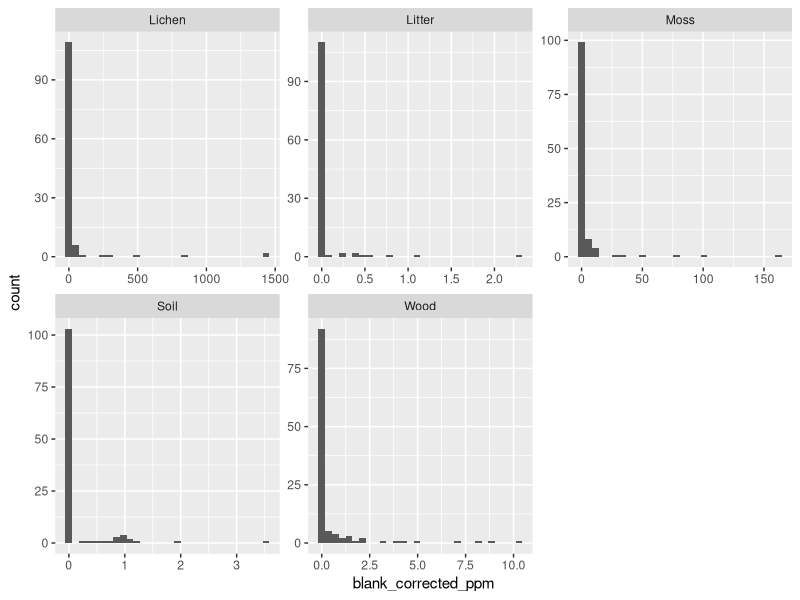
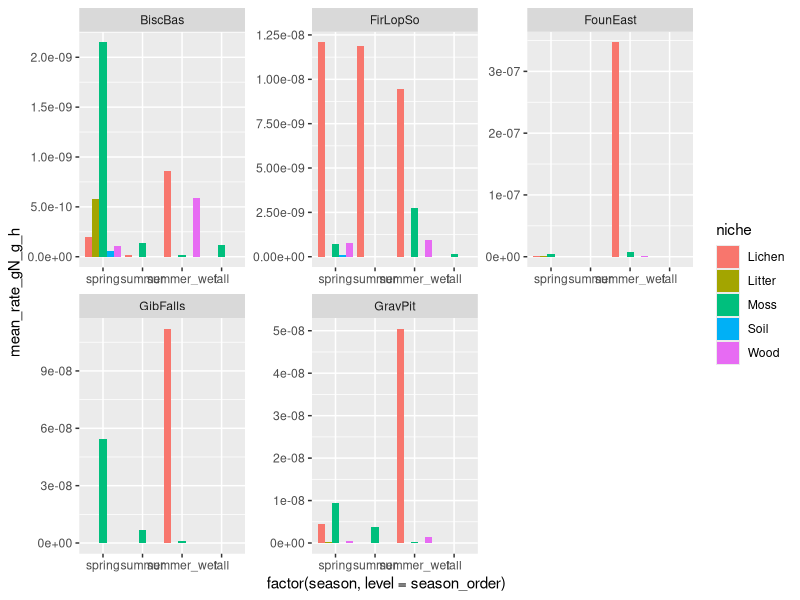

Write the R code that produced these figures, in order.
## load tidyverse
library(tidyverse)
library(readxl)
library(ggpubr)

## This script outlines the calculations from Heumann et al. 2024 (Ecology) 
## Titled "Rates and controls of nitrogen fixation in post-fire lodgepole pine forests

## This script uses ppm and dry mass data included in the data repository with this script, while 
## using the geometric means, minimums and maximums of 15N2 calibrated conversion ratios reported
## in Soper et al. 2021("Is 3 the magic ratio"). 

## Workflow outline: 
# 1. Import 'revised_fluxes_5_24_24' from Data folder
# 2. Create a list of the conversion ratios listed in Soper et al. 2021 
# 3. Using that list, write a function that applies the correct 3 conversion ratios to the
#     correct niche (i.e. geomean, min, max for moss for example) 
# 4. Scale up each mean, min, and max rate using spatial mass per area data included in Data folder. 

#   ####################################Scaling up to fluxes#####################################################
## Scale up sample N rates to plot level and per hectare level fluxes using percent cover,
## CWD and litter density data from the plots. 

## 1. Calculate mean n fix rates and standard deviations for each niche in each plot during each season. 
# Create new data frame for this table. "seasonal_plot_fluxes"
## 2. merge plot level percent cover and CWD data with that "seasonal_plot_fluxes" data frame. 
## 3.  
##  A. Moss/lichen % cover: calculate the moss % cover for each plot by 
##      the area of the plot (2500 m2 = 25,000,000 cm2).

##      This gives you the area of moss per plot. 
##      - Now multiply that area by the plot average rate (N per gram per hour) and this will 
##        give the plot level hourly flux of N. 
##      - Now calculate the amount of hours in the 2 months of that season:
##      Spring: May and June,  Summer: July and August,  Fall: September and October
##      - Multiply the hourly plot flux for moss and lichen by the amount of hours in that season and that is the seasonal
##      plot level flux of N from those niches

##  B. CWD: Convert the CWD rates per plot to grams of wood. ***Note only using decay class 4-5
##      - Multiply the per gram average rate of fixation in wood for each plot by that CWD biomass amount in grams
##      - Multiply that hourly plot-level rate by the number of hours in that season and this equals your seasonal
##      plot-level flux of N from CWD fixation. 

##. C: Litter: Convert the average litter mass per plot to grams and follow same steps as above using litter mass instead of CWD

##. D: Soil: calculate the mass of soil in each plot by multiply cm2 area (25000000) by 10cm depth = 250000000 cm3
##      - multiply the volume (250000000) by bulk density average of soil samples from each plot 
##      (dry mass/9.818cm3  (2cm sampling depth by area of tube))
##      - this results in the mass of soil per plot which is then multiplied by the plot average N fix rate to produce
##      the seasonal plot-level flux. 

# 1. Import 'revised_fluxes_5_24_24' from seasonal_cryptic_fixation_2/0_Data folder then 
##   filter out pilot lupine, endophyte and rhizosphere samples from rates dataframe
rates <- read_csv("Data/revised_2022_season_fluxes_05_24.csv") %>%
  filter(niche %in% c("Lichen", "Wood", "Moss", "Litter", "Soil"))
unique(rates$niche)

# 2. create table of conversion ratios using Soper et al. 2021 table 1 data.
niches <- c("Lichen", "Wood",  "Moss", "Litter", "Soil")
moss_ratio <- c(niche = "Moss", geo_mean = 3, min = 0.01, max = 5.4)
lichen_ratio <- c(niche = "Lichen", geo_mean = 4.5, min = 1.6, max = 10.8)
wood_ratio <- c(niche = "Wood", geo_mean = 4.1, min = 1.1, max = 10.2)
litter_ratio <- c(niche = "Litter", geo_mean = 3.5, min = 0.8, max = 13.3)
soil_ratio <- c(niche = "Soil",geo_mean = 3.1, min = 0.5, max = 22)

Rratio <- as.data.frame(rbind(moss_ratio, lichen_ratio, litter_ratio, soil_ratio, wood_ratio))

# 3. Using the above list, write a function that applies the correct 3 conversion ratios to the
#     correct niche (i.e. geomean, min, max for moss for example) 
# grams N2 fixed per hour = (ppm/1000000) * 0.05L <- volume of headspace in tubes * 0.99 atm 
#                 -------------------------------------------------------------------
#                       0.0825 * incubation temp in K * R ratio * N2 molar mass
#                 ------------------------------------------------------------------
#                       mass or area of sample / incubation time (hours) 
#

## need to list of average incubation times per sampling period and temperatures
unique(rates$season)
unique(rates$site)
# from "C:/Users/rh176228/Box/GYE Nitrogen Fixation Folder/Robbie Data/Summer 2022/FINAL_Cumulative Flux Calcs/incubation-info_YNP_2022_seasonals.xlsx"
incubation_data <- as.data.frame(rbind(incubation_data1 <- c(season = 'spring', site = c("FirLopSo"), avg_temp = 3.9+273.15, time = 23.5),
                                       incubation_data21 <- c(season = 'spring', site = c("BiscBas"), avg_temp = 3.9+273.15, time = 23.5),
                                       incubation_data22 <- c(season = 'spring', site = c("FounEast"), avg_temp = 5.3+273.15, time = 15.75),
                                       incubation_data23 <- c(season = 'spring', site = c("GibFalls"), avg_temp = 5.3+273.15, time = 15.75),
                                       incubation_data2 <- c(season = 'spring', site = c("GravPit"), avg_temp = 5.3+273.15, time = 15.75),
                                       incubation_data3 <- c(season = 'summer', site = c("FounEast"), avg_temp = 18.06+273.15, time = 21.5),
                                       incubation_data4 <- c(season = 'summer', site = c("FirLopSo"), avg_temp = 18.06+273.15, time = 20.5),
                                       incubation_data5 <- c(season = 'summer', site = c("GibFalls"), avg_temp = 18.06+273.15, time = 21),
                                       incubation_data6 <- c(season = 'summer', site = c("BiscBas"), avg_temp = 18.06+273.15, time = 20.75),
                                       incubation_data7 <- c(season = 'summer', site = c("GravPit"), avg_temp = 18.06+273.15, time = 20),
                                       incubation_data8 <- c(season = 'summer_wet', site = c("FounEast"), avg_temp = 13.1+273.15, time = 23.75),
                                       incubation_data9 <- c(season = 'summer_wet', site = c("FirLopSo"), avg_temp = 13.1+273.15, time = 23.5),
                                       incubation_data10 <- c(season = 'summer_wet', site = c("GibFalls"), avg_temp = 13.1+273.15, time = 24),
                                       incubation_data11 <- c(season = 'summer_wet', site = c("BiscBas"), avg_temp = 13.1+273.15, time = 23),
                                       incubation_data12 <- c(season = 'summer_wet', site = c("GravPit"), avg_temp = 13.1+273.15, time = 23.75),
                                       incubation_data13 <- c(season = 'fall', site = c("FounEast"), avg_temp = 10.84+273.15, time = 19.5),
                                       incubation_data14 <- c(season = 'fall', site = c("FirLopSo"), avg_temp = 6.39+273.15, time = 22.25),
                                       incubation_data15 <- c(season = 'fall', site = c("GibFalls"), avg_temp = 10.84+273.15, time = 19.25),
                                       incubation_data16 <- c(season = 'fall', site = c("BiscBas"), avg_temp = 6.39+273.15, time = 22.5),
                                       incubation_data17 <- c(season = 'fall', site = c("GravPit"), avg_temp = 10.84+273.15, time = 19.5)))
## in the future I would just record this data better in a easily imported document to R, but for this I manually entered...

## merge this data with the rates data:
rates_full<- left_join(rates, incubation_data, by = c('season', 'site'))

#Filter out values less than 0, this is below or detection limit
rates_full$blank_corrected_ppm[rates_full$blank_corrected_ppm<0] <- 0

# now compute mol c2h4 then merge with R ratio data to compute g N2 fluxes
ethylene_fluxes <- rates_full %>% mutate(vol_analyte = blank_corrected_ppm/1000000 * 0.05) %>%
  mutate(mol_c2h4 = (vol_analyte*0.99)/(0.0825 * as.numeric(avg_temp)))
merged_fluxes<- merge(ethylene_fluxes, Rratio, by = "niche") 

summary(merged_fluxes)

## further calculations of hourly per area and per dry mass rates
merged_fluxes_full <- merged_fluxes %>%
  mutate(g_n2_mean = (mol_c2h4/as.numeric(geo_mean)) * 28.0134,
         g_n2_min = (mol_c2h4/as.numeric(min)) * 28.0134,
         g_n2_max = (mol_c2h4/as.numeric(max)) * 28.0134,
         mean_gNfixed_gdm_h = g_n2_mean/dry_mass/as.numeric(time), ## mean grams of N2 fixed per gram sample dry mass per hour
         mean_gNfixed_cm_h = g_n2_mean/sample_area_cm2/as.numeric(time),## mean grams of N2 fixed per cm2 sample area per hour (this is used for scaling moss and lichen)
         min_gNfixed_gdm_h = g_n2_min/dry_mass/as.numeric(time), ## minimum grams of N2 fixed per gram sample dry mass per hour
         min_gNfixed_cm_h = g_n2_min/sample_area_cm2/as.numeric(time), ## minimum grams of N2 fixed per cm2 sample area per hour
         max_gNfixed_gdm_h = g_n2_max/dry_mass/as.numeric(time), ## maximum grams of N2 fixed per gram sample dry mass per hour
         max_gNfixed_cm_h = g_n2_max/sample_area_cm2/as.numeric(time)) ## maximum grams of N2 fixed per cm2 sample area per hour


ggplot(merged_fluxes_full, aes(x = blank_corrected_ppm)) + 
  geom_histogram() + 
  facet_wrap(~niche, scales = 'free')

## Scale up sample N rates to plot level and per hectare level fluxes using percent cover, CWD and litter density data from the plots. 
## first, to make it easier to keep track of, separate merged_fluxes full into three datasets: 1 for using the geomean R ratio, 2
## using the min R ratio and 3 using the max R ratio. ** REMEMBER higher R ratio = lower flux (less efficient conversion rate) 
colnames(merged_fluxes_full)
mean_fluxes <- merged_fluxes_full %>%
  select(c("niche", "season", "site",  "quad", "dry_mass", 
         "moist", "mol_c2h4", "geo_mean", "g_n2_mean", "mean_gNfixed_gdm_h", 
         "mean_gNfixed_cm_h"))

high_end_fluxes <- merged_fluxes_full %>% ## high end fluxes are the minimum R ratios, smaller ratio = bigger flux
  select(c("niche", "season", "site",  "quad", "moist", "dry_mass", "mol_c2h4", "min", "g_n2_min", "min_gNfixed_gdm_h", "min_gNfixed_cm_h"))

low_end_fluxes <- merged_fluxes_full %>%
  select(c("niche", "season", "site",  "quad", "moist", "dry_mass", "mol_c2h4", "max", "g_n2_max", "max_gNfixed_gdm_h", "max_gNfixed_cm_h"))


###### MEAN FLUX CALCS ######

## 1. Calculate mean n fix rates and standard deviations for each niche in each plot during each season. 
# Create new data frame for this table. "seasonal_plot_fluxes"
#First remove one data point from BiscBas summer that has no dry mass

mean_fluxes <- mean_fluxes %>% 
  filter(dry_mass > 0)

# starting with the mean R ratio fluxes:
site_fluxes_seasonal <- mean_fluxes %>% group_by(season, niche, site) %>%
  summarize(mean_moist = mean(moist, na.rm=T), 
            variance_moist = var(moist, na.rm=T),
            mean_dry_mass = mean(dry_mass),
            mean_gN_cm2_hr = mean(mean_gNfixed_cm_h),
            st_dev_cm2 = sd(mean_gNfixed_cm_h),
            variance_cm2 = var(mean_gNfixed_cm_h),
            mean_rate_gN_g_h = mean(mean_gNfixed_gdm_h), 
            st_dev_g = sd(mean_gNfixed_gdm_h),
            variance_g = var(mean_gNfixed_gdm_h), 
            sample_n = length(mean_gNfixed_gdm_h))

# re-order x axis (spring - summer - fall)
season_order <- c('spring', 'summer', 'summer_wet', 'fall')

## check to see what those patterns look like
ggplot(site_fluxes_seasonal, aes(x = factor(season, level = season_order), y = mean_rate_gN_g_h, fill = niche)) + 
  geom_col(position = 'dodge') +
  facet_wrap(~site, scales = 'free')

## import moss, lichen, litter and wood cover/mass data
## Moss and Lichen: replace Functional.Group with niche and Site with site
ML_cover <- read_csv("Data/GYE22_UnderstoryMossLichen.csv")
ML_cover <- ML_cover %>% filter(Site %in% c('BiscBas', 'FirLopSo', 'FounEast', 'GibFalls', 'GravPit')) %>% 
  rename('site' = 'Site', 'niche' = 'Functional.Group') %>% 
  mutate(total_coverage_cm2 = (mean.cover.percent / 100) * (50 * 100)^2) #area of plot in cm2

mean_site_fluxes_seasonal1 <- left_join(site_fluxes_seasonal, ML_cover, by = c("site", "niche"))
##  A. Moss/lichen % cover: calculate the moss % cover for each plot by 
##      the area of the plot (2500 m2 = 25,000,000 cm2).
##      This gives you the area of moss per plot. 

## now merge with litter and wood site data
# Litter: 
litter_mass <- read_excel("Data/GYE 2022 Litter Mass.xls", 
           sheet = "Plots") %>% 
  filter(Plot %in% c('BiscBas', 'FirLopSo', 'FounEast', 'GibFalls', 'GravPit')) %>%
  rename('site' = 'Plot') %>% 
  mutate(niche = 'Litter') %>%
  group_by(site, niche) %>%
  summarize(plot_litter_grams = (mean(`Mass (g)`) / 900) * (50 * 100)^2) ## each square was 900 cm2

mean_site_fluxes_seasonal2 <- left_join(mean_site_fluxes_seasonal1, litter_mass, by = c("site", "niche"))

# Wood:  
wood_mass <- read_csv("Data/GYE22_CoarseWoodyDebrisBiomass.csv") %>% 
  filter(Site %in% c('BiscBas', 'FirLopSo', 'FounEast', 'GibFalls', 'GravPit')) %>%
  select(c('Site', 'bm_1000h_Class45_Mg_ha')) %>%
  rename('site' = 'Site') %>% ## this data is already in per ha mass so just have to convert to gramsthen to 0.25 ha
  mutate(plot_wood_grams = bm_1000h_Class45_Mg_ha * 1000000/4, niche = 'Wood') # converting MG wood to grams per *plot* and creating wood niche

mean_site_fluxes_seasonal3 <- left_join(mean_site_fluxes_seasonal2, wood_mass, by = c("site", "niche"))

## Soil mass (to a depth of 10cm)
soil_mass <- site_fluxes_seasonal %>% 
  filter(niche == 'Soil') %>%
  mutate(BD = mean_dry_mass / (4.909 * 2))

soil_mass  <- soil_mass %>%
    group_by(site) %>% 
    summarize(mean_BD = mean(BD), 
              plot_soil_grams = mean(BD) * 250000000) %>%
    mutate(niche = 'Soil')

mean_site_fluxes_seasonal_final <- left_join(mean_site_fluxes_seasonal3, soil_mass, by = c("site", "niche")) %>%
  select("season", "niche" , "site" , "mean_moist", "mean_gN_cm2_hr", "mean_rate_gN_g_h","sample_n","total_coverage_cm2", 
         "plot_litter_grams", "plot_wood_grams", "plot_soil_grams")

## combine litter, soil and wood mass into one column based on niche
plot_fluxes_masses <- mean_site_fluxes_seasonal_final %>%
  mutate(plot_substrate_mass = ifelse(niche == 'Litter', plot_litter_grams, ifelse(niche == 'Wood', plot_wood_grams, plot_soil_grams))) 

mean_flux_kg_ha <- plot_fluxes_masses %>%
  group_by(season, niche, site) %>%
  mutate(mean_N_flux_kg_ha = ifelse(niche %in% c('Moss','Lichen'), mean_gN_cm2_hr * total_coverage_cm2 / 1000 * 4, 
                                       mean_rate_gN_g_h * plot_substrate_mass / 1000 * 4))

##      - Now multiply that area by the plot average rate (N per gram per hour) and this will 
##        give the plot level hourly flux of N. 
##      - Now calculate the amount of hours in the 2 months of that season:
##      Spring: May and June,  Summer: July and August,  Fall: September and October
##      - Multiply the hourly plot flux for moss and lichen by the amount of hours in that season and that is the seasonal
##      plot level flux of N from those niches

geomean_seasonal_flux_calcs <- mean_flux_kg_ha %>%
  mutate(Nfix_kg_ha_season = mean_N_flux_kg_ha*1460)

geomean_seasonal_niche_flux_calcs <- geomean_seasonal_flux_calcs%>%
  group_by(season, niche) %>%
  summarize(mean_Nfix = mean(Nfix_kg_ha_season))

geomean_seasonal_niche_flux_calcs %>%
  group_by(niche) %>%
  summarize(total_Nfix = sum(mean_Nfix)) 

merged_fluxes_full %>% 
  filter(site == 'BiscBas', niche == 'Soil', season == 'spring') %>%
  select(c("quad",  , "blank_corrected_ppm", "dry_mass","vol_analyte",  "mol_c2h4", "mean_gNfixed_gdm_h")) %>% 
  summarize(mean_gNfixed_gdm_h = mean(mean_gNfixed_gdm_h),
            mean_dry_mass = mean(dry_mass))
  
############## HIGH END FLUX CALCS ################

calculate_fluxes <- function(high_end_fluxes, ML_cover, litter_mass, wood_mass, soil_mass) {
  high_end_flux <- high_end_fluxes %>% 
  filter(dry_mass > 0)

# starting with the mean R ratio fluxes:
  site_fluxes_seasonal <- high_end_flux %>% group_by(season, niche, site) %>%
    summarize(mean_moist = mean(moist, na.rm=T), 
            variance_moist = var(moist, na.rm=T),
            dry_mass = mean(dry_mass),
            mean_gN_cm2_hr = mean(min_gNfixed_cm_h),
            st_dev_cm2 = sd(min_gNfixed_cm_h),
            variance_cm2 = var(min_gNfixed_cm_h),
            mean_rate_gN_g_h = mean(min_gNfixed_gdm_h), 
            st_dev_g = sd(min_gNfixed_gdm_h),
            variance_g = var(min_gNfixed_gdm_h), 
            sample_n = length(min_gNfixed_gdm_h))

  mean_site_fluxes_seasonal1 <- left_join(site_fluxes_seasonal, ML_cover, by = c("site", "niche"))
  mean_site_fluxes_seasonal2 <- left_join(mean_site_fluxes_seasonal1, litter_mass, by = c("site", "niche"))
  mean_site_fluxes_seasonal3 <- left_join(mean_site_fluxes_seasonal2, wood_mass, by = c("site", "niche"))
  mean_site_fluxes_seasonal_final <- left_join(mean_site_fluxes_seasonal3, soil_mass, by = c("site", "niche")) %>%
    select("season", "niche" , "site" , "mean_moist", "mean_gN_cm2_hr", "mean_rate_gN_g_h","sample_n","total_coverage_cm2", 
          "plot_litter_grams", "plot_wood_grams", "plot_soil_grams")

  ## combine litter, soil and wood mass into one column based on niche
  plot_fluxes_masses <- mean_site_fluxes_seasonal_final %>%
    mutate(plot_substrate_mass = ifelse(niche == 'Litter', plot_litter_grams, ifelse(niche == 'Wood', plot_wood_grams, plot_soil_grams))) 

  mean_flux_kg_ha <- plot_fluxes_masses %>%
    group_by(season, niche, site) %>%
    mutate(mean_N_flux_kg_ha = ifelse(niche %in% c('Moss','Lichen'), mean_gN_cm2_hr * total_coverage_cm2 / 1000 * 4, 
                                    mean_rate_gN_g_h * plot_substrate_mass / 1000 * 4))

  seasonal_flux_calcs <- mean_flux_kg_ha %>%
    mutate(Nfix_kg_ha_season = mean_N_flux_kg_ha*1460)

return(seasonal_flux_calcs)
  
}

high_seasonal_fluxes <- calculate_fluxes(high_end_fluxes, ML_cover, litter_mass, wood_mass, soil_mass)
high_season_flux_sum <- high_seasonal_fluxes %>%
  group_by(season, niche) %>% 
  summarize(mean_fluxNkghaseason = mean(Nfix_kg_ha_season))

############## LOW END FLUX CALCS ################

calculate_fluxes <- function(low_end_fluxes, ML_cover, litter_mass, wood_mass, soil_mass) {
  low_end_flux <- low_end_fluxes %>% 
    filter(dry_mass > 0)
  
  # starting with the mean R ratio fluxes:
  site_fluxes_seasonal <- low_end_flux %>% group_by(season, niche, site) %>%
    summarize(mean_moist = mean(moist, na.rm=T), 
              variance_moist = var(moist, na.rm=T),
              dry_mass = mean(dry_mass),
              mean_gN_cm2_hr = mean(max_gNfixed_cm_h),
              st_dev_cm2 = sd(max_gNfixed_cm_h),
              variance_cm2 = var(max_gNfixed_cm_h),
              mean_rate_gN_g_h = mean(max_gNfixed_gdm_h), 
              st_dev_g = sd(max_gNfixed_gdm_h),
              variance_g = var(max_gNfixed_gdm_h), 
              sample_n = length(max_gNfixed_gdm_h))
  
  mean_site_fluxes_seasonal1 <- left_join(site_fluxes_seasonal, ML_cover, by = c("site", "niche"))
  mean_site_fluxes_seasonal2 <- left_join(mean_site_fluxes_seasonal1, litter_mass, by = c("site", "niche"))
  mean_site_fluxes_seasonal3 <- left_join(mean_site_fluxes_seasonal2, wood_mass, by = c("site", "niche"))
  mean_site_fluxes_seasonal_final <- left_join(mean_site_fluxes_seasonal3, soil_mass, by = c("site", "niche")) %>%
    select("season", "niche" , "site" , "mean_moist", "mean_gN_cm2_hr", "mean_rate_gN_g_h","sample_n","total_coverage_cm2", 
           "plot_litter_grams", "plot_wood_grams", "plot_soil_grams")
  
  ## combine litter, soil and wood mass into one column based on niche
  plot_fluxes_masses <- mean_site_fluxes_seasonal_final %>%
    mutate(plot_substrate_mass = ifelse(niche == 'Litter', plot_litter_grams, ifelse(niche == 'Wood', plot_wood_grams, plot_soil_grams))) 
  
  mean_flux_kg_ha <- plot_fluxes_masses %>%
    group_by(season, niche, site) %>%
    mutate(mean_N_flux_kg_ha = ifelse(niche %in% c('Moss','Lichen'), mean_gN_cm2_hr * total_coverage_cm2 / 1000 * 4, 
                                      mean_rate_gN_g_h * plot_substrate_mass / 1000 * 4))
  
  seasonal_flux_calcs <- mean_flux_kg_ha %>%
    mutate(Nfix_kg_ha_season = mean_N_flux_kg_ha*1460)
  
  return(seasonal_flux_calcs)
  
}

low_seasonal_fluxes <- calculate_fluxes(low_end_fluxes, ML_cover, litter_mass, wood_mass, soil_mass)

low_season_flux_sum <- low_seasonal_fluxes %>%
  group_by(season, niche) %>% 
  summarize(mean_fluxNkghaseason = mean(Nfix_kg_ha_season))

###### Seasonal Ethylene Rates ########
c2h4 <- merged_fluxes_full %>%
  select(c("niche", "site", "time", "season","dry_mass", "avg_temp", "mol_c2h4", "moist")) %>%
  mutate(nmolc2h4_g_h = (as.numeric(mol_c2h4)*1e+9)/dry_mass/as.numeric(time))



